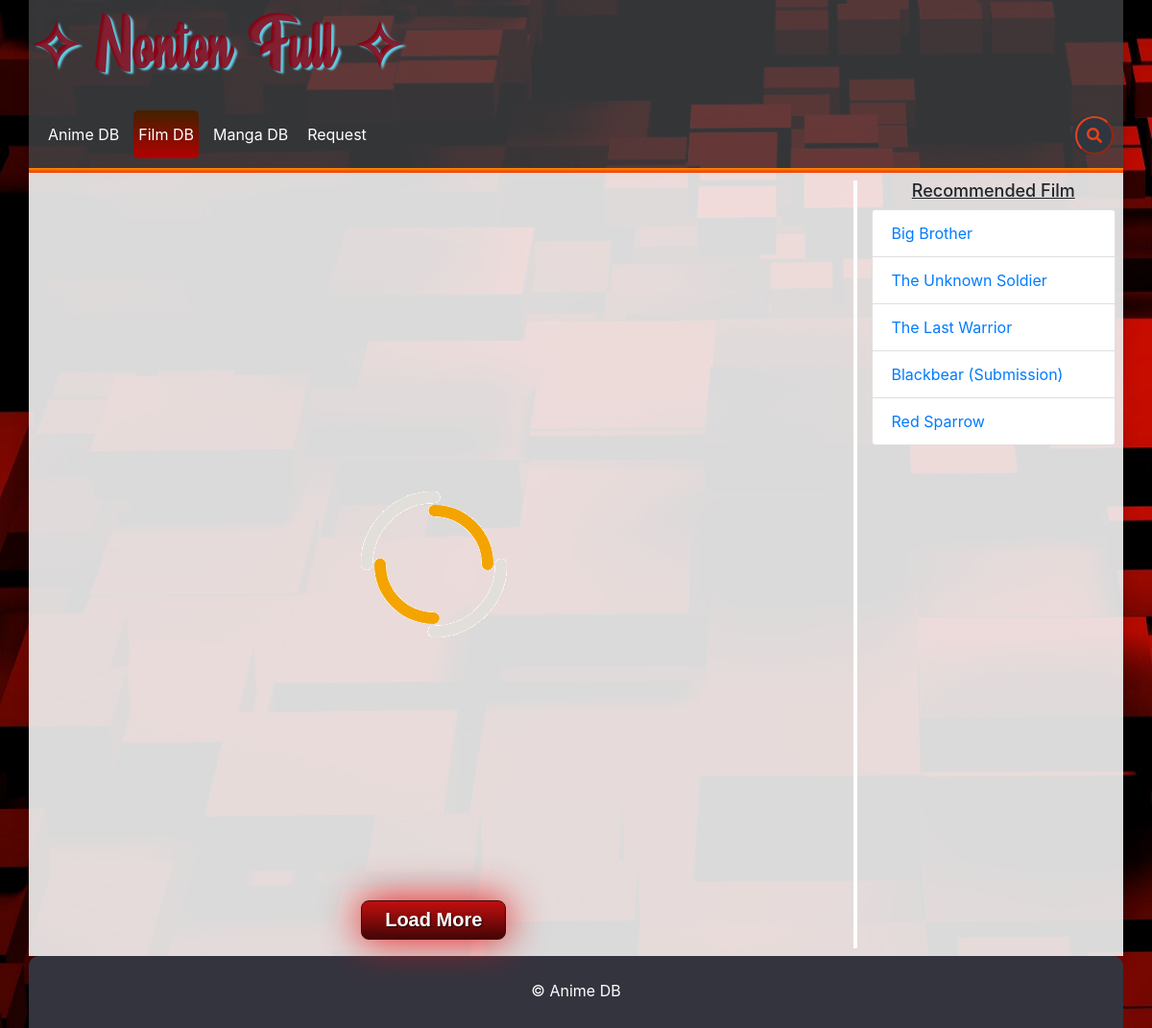
Page /index.php/film on the committed database.
### tables this page shows
CREATE TABLE `list_film` (
  `id_film` int(11) NOT NULL,
  `judul_film` varchar(255) NOT NULL,
  `alur_cerita` varchar(255) DEFAULT NULL,
  `genre` varchar(255) NOT NULL,
  `tahun` int(11) DEFAULT NULL,
  `kualitas` varchar(10) DEFAULT NULL,
  `rating` decimal(11,1) DEFAULT NULL,
  `tgl_upload` datetime NOT NULL,
  `url_img` varchar(255) DEFAULT NULL,
  `link_streaming` varchar(255) DEFAULT NULL
);

### application/controllers/Film.php (called while the page is built, shortened)
<?php
class Film extends CI_Controller {
    public function index(){
        $dataheader['judul']    = 'Film DB';
        $dataheader['css_film']      = 'aktif';
        $dataheader['css']      = 'film-style.css';
        $datafooter['js']       = 'film-script.js';
        $data['recom']          = $this->film_m->getRecomFilm();
        $this->load->view('templates/header', $dataheader);
        $this->load->view('film/film_v', $data);
        $this->load->view('templates/footer', $datafooter);
    }
}

### index.php (called while the page is built, shortened)
<?php
require_once BASEPATH.'core/CodeIgniter.php';

### application/models/film_m.php (called while the page is built, shortened)
<?php
class film_m extends CI_Model {
    var $table      = 'list_film';
    public function getRecomFilm(){
        $this->db->from($this->table);
        $this->db->where('rating >', 6);
        $this->db->order_by("RAND()");
        $this->db->limit(5);
        return $this->db->get()->result();
    }
}

### application/views/film/film_v.php (the view, shortened to what this page needs)
    <div id="body" class="shadow">
        <div class="row pt-2 pb-2">
            <div class="col-lg-9 main-body">
                <div id="result" class="loading">
                </div>
                <div class="" id="isi-data">
                </div>
                <div class="text-center button-load">
                    <button class="my-button btn-load" id="load" dataPage="1">Load More</button>
                </div>
            </div>
            <div class="col-lg-3 side-body">
                <h1 class="title-list text-center mr-2">Recommended Film</h1>
                <ul class="list-group mr-2">
                    <?php foreach ($recom as $data): ?>
                        <a href="play/film/<?= $data->id_film ?>" class="list-group-item"><?= $data->judul_film ?></a>
                    <?php endforeach ?>
                </ul>
            </div>
        </div>
    </div>
    <div id="footer" class="">
        <div class="row">
            <div class="col-sm-12">
                <p class="text-white text-center mt-4">&copy; Anime DB</p>
            </div>
        </div>
    </div>
</div>

### include/costum-css/base-style.css (style rules this page uses)
html, body { margin:0; padding:0; height:100%; }
body { background: url('../../file/app/back2.jpg'); background-size: cover; }
.main-body { min-height: 100vh; margin: 0; border-right: 4px solid white; }
#body { background: rgba(242, 242, 242, .9); }
#footer { background-color: #34343f; width: 100%; height: 75px; border-top-right-radius: 10px; border-top-left-radius: 10px; }
.title-list { font-size: 18px; text-decoration: underline; }
.loading { position: absolute; top: 50%; left: 50%; transform: translate(-50%, -50%); z-index: 1; }

### include/costum-css/user/film-style.css (style rules this page uses)
#isi-data { height: 100%; }
.main-body { padding-bottom: 60px; }
.button-load { padding-top: 10px; }
.my-button { display: inline-block; text-align: center; vertical-align: middle; padding: 8px 24px; border: 1px solid #450505; border-radius: 8px; background: #c10f0f; background: -webkit-gradient(linear, left top, left bottom, from(#c10f0f), to(#450505)); background: -moz-linear-gradient(top, #c10f0f, #450505); background: linear-gradient(to bottom, #c10f0f, #450505); -webkit-box-shadow: #e81212 0px 0px 40px 0px; -moz-box-shadow: #e81212 0px 0px 40px 0px; box-shadow: #e81212 0px 0px 40px 0px; text-shadow: #270303 1px 1px 1px; font: normal normal bold 20px arial; color: #ffffff; text-decoration: none; cursor: pointer; }

### rows in the picture
list_film: judul_film "Big Brother"
list_film: judul_film "The Unknown Soldier"
list_film: judul_film "The Last Warrior"
list_film: judul_film "Blackbear (Submission)"
list_film: judul_film "Red Sparrow"
